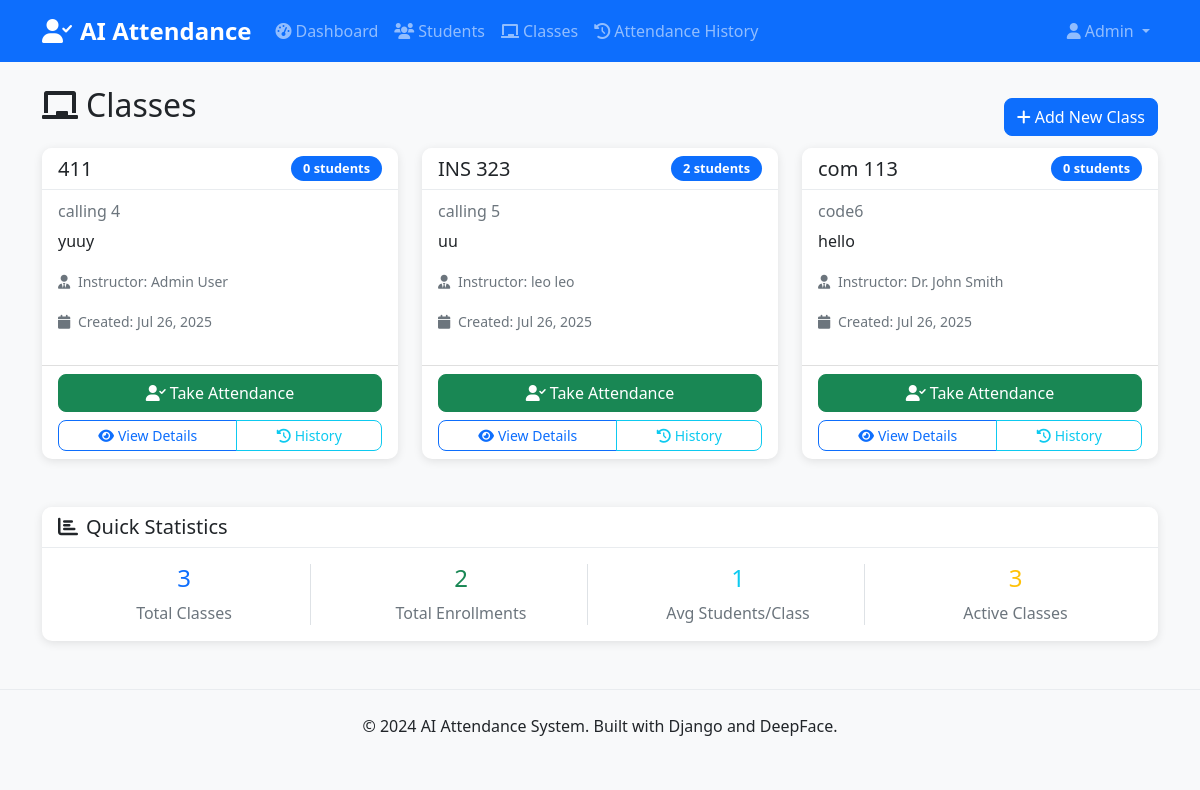
/classes/, run on the app's committed database.
### attendance/models.py (models this page shows, shortened)
class Class(models.Model):
    name = models.CharField(max_length=100, unique=True)
    code = models.CharField(max_length=20, unique=True)
    description = models.TextField(blank=True)
    instructor = models.ForeignKey('CustomUser', on_delete=models.CASCADE, related_name='taught_classes', limit_choices_to={'position': 'lecturer'})
    created_at = models.DateTimeField(auto_now_add=True)
    is_active = models.BooleanField(default=True)
    class Meta:
        verbose_name_plural = "Classes"
        ordering = ['name']

class CustomUser(AbstractUser):
    POSITION_CHOICES = [
        ('student', 'Student'),
        ('lecturer', 'Lecturer'),
    ]
    position = models.CharField(
        max_length=10,
        choices=POSITION_CHOICES,
        default='student',
        help_text='User position in the system'
    )
    phone = models.CharField(max_length=20, blank=True, null=True)
    student_id = models.CharField(max_length=20, blank=True, null=True, unique=True)

### attendance/views.py (the view)
# urls.py: path('classes/', views.class_list, name='class_list'),
def class_list(request):
    classes = Class.objects.filter(is_active=True).select_related('instructor')
    context = {'classes': classes}
    return render(request, 'attendance/class_list.html', context)

### templates/attendance/class_list.html (shortened to what this page needs)
{% extends 'attendance/base.html' %}
{% load static %}
{% block page_header %}
<div class="row">
    <div class="col-12">
        <div class="d-flex justify-content-between align-items-center">
            <h1 class="h2 mb-4">
                <i class="fas fa-chalkboard me-2"></i>Classes
            </h1>
            <a href="/admin/attendance/class/add/" class="btn btn-primary">
                <i class="fas fa-plus me-1"></i>Add New Class
            </a>
        </div>
    </div>
</div>
{% endblock %}
{% block content %}
<div class="row">
    {% if classes %}
        {% for class in classes %}
        <div class="col-md-6 col-lg-4 mb-4">
            <div class="card h-100">
                <div class="card-header d-flex justify-content-between align-items-center">
                    <h5 class="card-title mb-0">{{ class.code }}</h5>
                    <span class="badge bg-primary">{{ class.students.count }} students</span>
                </div>
                <div class="card-body">
                    <h6 class="card-subtitle mb-2 text-muted">{{ class.name }}</h6>
                    {% if class.description %}
                        <p class="card-text">{{ class.description|truncatewords:15 }}</p>
                    {% endif %}
                    <div class="mb-3">
                        <small class="text-muted">
                            <i class="fas fa-user-tie me-1"></i>
                            Instructor: {{ class.instructor.get_full_name|default:class.instructor.username }}
                        </small>
                    </div>
                    <div class="mb-3">
                        <small class="text-muted">
                            <i class="fas fa-calendar me-1"></i>
                            Created: {{ class.created_at|date:"M d, Y" }}
                        </small>
                    </div>
                </div>
                <div class="card-footer bg-transparent">
                    <div class="d-grid gap-2">
                        <a href="{% url 'take_attendance' class.id %}" class="btn btn-success">
                            <i class="fas fa-user-check me-1"></i>Take Attendance
                        </a>
                        <div class="btn-group" role="group">
                            <a href="{% url 'class_detail' class.id %}" class="btn btn-outline-primary btn-sm">
                                <i class="fas fa-eye me-1"></i>View Details
                            </a>
                            <a href="{% url 'class_attendance_history' class.id %}" class="btn btn-outline-info btn-sm">
                                <i class="fas fa-history me-1"></i>History
                            </a>
                        </div>
                    </div>
                </div>
            </div>
        </div>
        {% endfor %}
    {% endif %}
</div>
{% if classes %}
<div class="row mt-4">
    <div class="col-12">
        <div class="card">
            <div class="card-header">
                <h5 class="card-title mb-0">
                    <i class="fas fa-chart-bar me-2"></i>Quick Statistics
                </h5>
            </div>
            <div class="card-body">
                <div class="row text-center">
                    <div class="col-md-3">
                        <div class="border-end">
                            <h4 class="text-primary">{{ classes|length }}</h4>
                            <p class="text-muted mb-0">Total Classes</p>
                        </div>
                    </div>
                    <div class="col-md-3">
                        <div class="border-end">
                            <h4 class="text-success" id="totalStudents">-</h4>
                            <p class="text-muted mb-0">Total Enrollments</p>
                        </div>
                    </div>
                    <div class="col-md-3">
                        <div class="border-end">
                            <h4 class="text-info" id="avgStudents">-</h4>
                            <p class="text-muted mb-0">Avg Students/Class</p>
                        </div>
                    </div>
                    <div class="col-md-3">
                        <h4 class="text-warning">{{ classes|length }}</h4>
                        <p class="text-muted mb-0">Active Classes</p>
                    </div>
                </div>
            </div>
        </div>
    </div>
</div>
{% endif %}
{% endblock %}

### static/css/style.css (style rules this page uses)
body { font-family: 'Segoe UI', Tahoma, Geneva, Verdana, sans-serif; background-color: #f8f9fa; }
.card { border: none; border-radius: 10px; box-shadow: 0 2px 10px rgba(0, 0, 0, 0.1); transition: transform 0.2s ease-in-out; }
.card-header { background-color: #fff; border-bottom: 1px solid #e9ecef; border-radius: 10px 10px 0 0 !important; font-weight: 600; }
.btn { border-radius: 8px; font-weight: 500; transition: all 0.2s ease-in-out; }
.badge { font-size: 0.8rem; padding: 6px 12px; border-radius: 20px; }

### data on the page
Class: code "411", students.count "0", name "calling 4", description "yuuy", instructor.get_full_name "Admin User", created_at "Jul 26, 2025"
Class: code "INS 323", students.count "2", name "calling 5", description "uu", instructor.get_full_name "leo leo", created_at "Jul 26, 2025"
Class: code "com 113", students.count "0", name "code6", description "hello", instructor.get_full_name "Dr. John Smith", created_at "Jul 26, 2025"

### other printed values
{{ classes|length }} "3"
